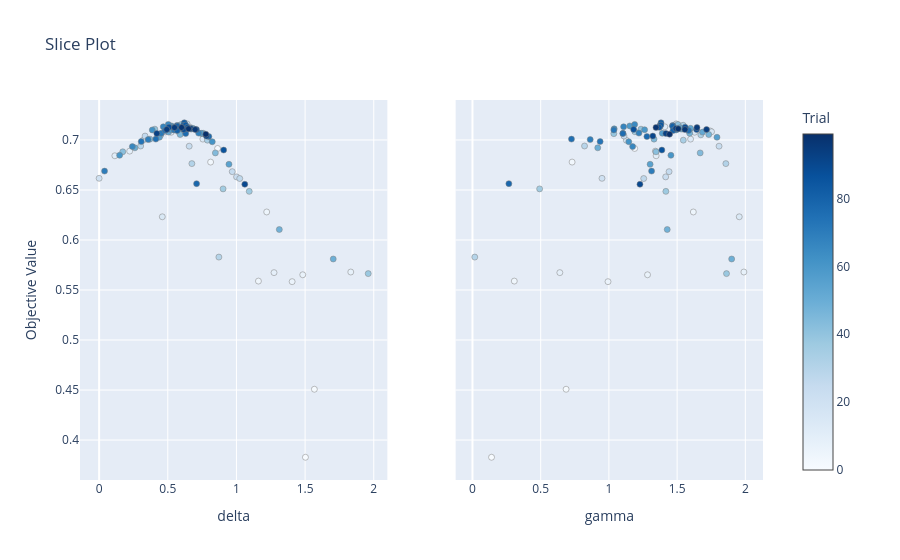

Notebook code for this chart:
### Code cell
#optuna.visualization.plot_slice(study, params=['gamma'])
#optuna.visualization.plot_slice(study, params=['delta'])
optuna.visualization.plot_slice(study, params=['gamma','delta'])

#optuna.visualization.plot_slice(study, params=['bias','slope'])
#optuna.visualization.plot_slice(study, params=['alpha_1','alpha_2'])
